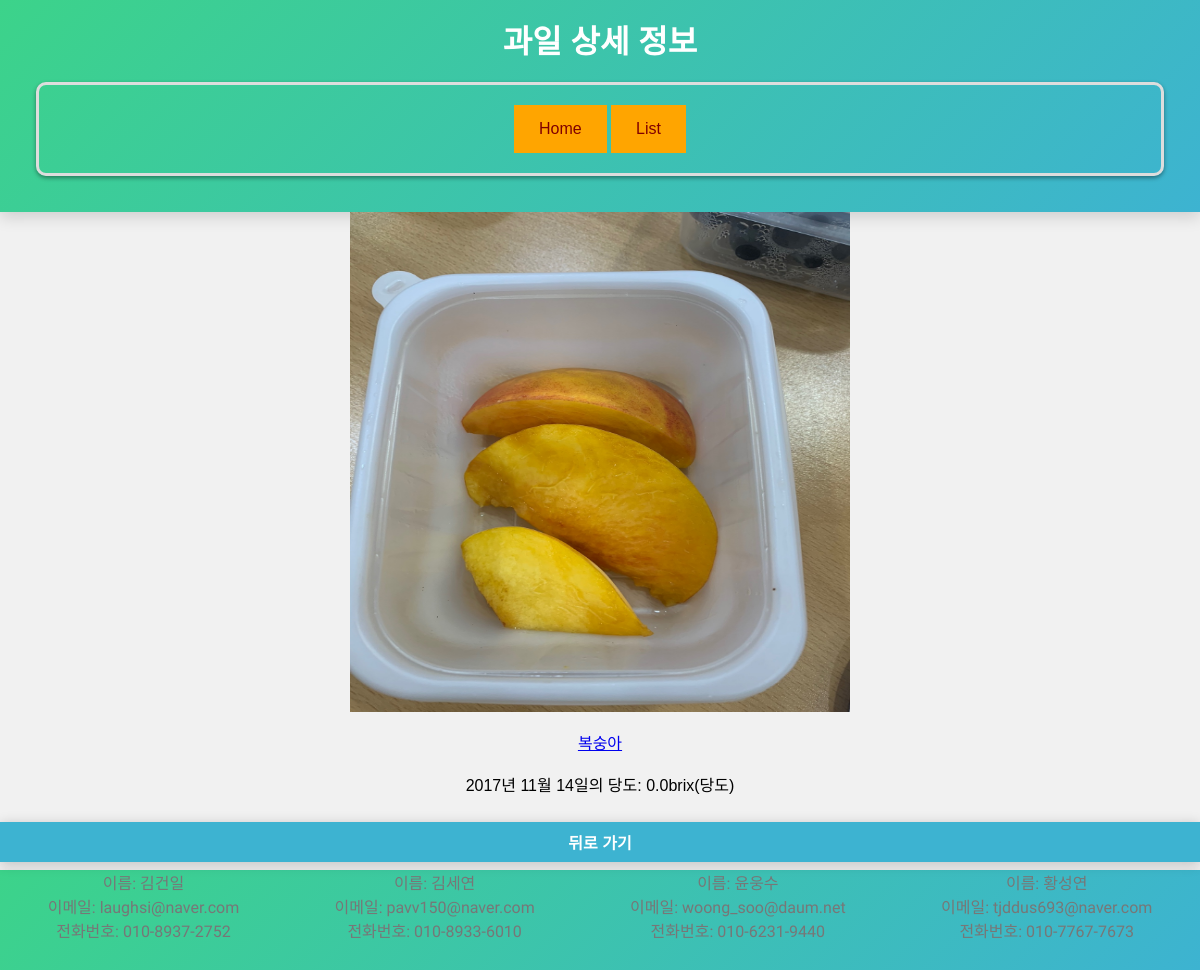
The page /fruit/detail2/16/ on the database its author committed.
### fruit/models.py (models this page shows)
class FruitTable(models.Model):
    user = models.ForeignKey(User, on_delete=models.CASCADE, null=True)
    year = models.IntegerField(null=True)
    month = models.IntegerField(null=True)
    day = models.IntegerField(null=True)
    img = models.ImageField(upload_to='images/', blank=True,null=True)

class FruitImg(models.Model):
    fruittable = models.ForeignKey(FruitTable, on_delete=models.CASCADE, null=True)
    fruitresult = models.CharField(max_length=100,null=True)
    fruitresult2 = models.IntegerField(null=True)

class FruitSugar(models.Model):
    sugar = models.FloatField(null=True)
    fruittable = models.ForeignKey(FruitTable, on_delete=models.CASCADE, null=True)

### fruit/views.py (the view)
# urls.py: path("detail2/<int:id>/", views.detail2, name="detail2"),
def detail2(request,id):
    result = FruitImg.objects.get(id=id)
    ymd = FruitTable.objects.get(id=id)
    img = FruitTable.objects.get(id=id).img
    sugar = FruitSugar.objects.get(id=id).sugar
    id = FruitTable.objects.values_list().last()[0]
    if sugar < 0:
        sugar = 0
    con = {
        'fruitresult':result,
        'ymd':ymd,
        'fruitimg':img,
        'sugar':sugar,
        'id':id,
    }
    return render(request,'fruit/detail2.html',con)

### fruit/templates/fruit/detail2.html (shortened to what this page needs)
<!DOCTYPE html>
<html lang="ko">
<head>
    <link rel="stylesheet" href="/fruit/styles.css">
</head>
<body>
    <header>
        <h1>과일 상세 정보</h1>
        <div class="container">
            <a href="{% url 'fruit:index'%}">Home</a>
            <a href="{% url 'fruit:fruitlist'%}">List</a>
        </div>
    </header>
    <img class='detailimg' src="/{{fruitimg}}" alt="img" width="500" height="500">
    <br>
    <p><a href="{% url 'fruit:food' id%}">{{fruitresult.fruitresult}}</a></p>
    <br>
    <p>{{ymd.year}}년 {{ymd.month}}월 {{ymd.day}}일의 당도: {{ sugar }}brix(당도)</p>
    <br>
    <input type="button" value="뒤로 가기" onclick="location.href='{% url 'fruit:fruitlist' %}'">
    <footer>
        <div>
            <span>이름: 김건일</span><br>
            <span>이메일: laughsi@naver.com</span><br>
            <span>전화번호: 010-8937-2752</span>
        </div>
        <div>
            <span>이름: 김세연</span><br>
            <span>이메일: pavv150@naver.com </span><br>
            <span>전화번호: 010-8933-6010</span>
        </div>
        <div>
            <span>이름: 윤웅수</span><br>
            <span>이메일: woong_soo@daum.net</span><br>
            <span>전화번호: 010-6231-9440</span>
        </div>
        <div>
            <span>이름: 황성연</span><br>
            <span>이메일: tjddus693@naver.com</span><br>
            <span>전화번호: 010-7767-7673</span>
        </div>
    </footer>
</body>
</html>

### fruit/styles.css (style rules this page uses)
* { margin: 0; padding: 0; box-sizing: border-box; }
body { font-family: 'Malgun Gothic', sans-serif; background-color: #f1f1f1; }
header { background-image: linear-gradient(135deg, #3cd38a 0%, #3db3d1 100%); color: white; text-align: center; padding: 1em; box-shadow: 0 5px 15px rgba(0, 0, 0, 0.15); }
div > a:link, a:visited { background-color: #FFA500; color: maroon; padding: 15px 25px; text-align: center; text-decoration: none; display: inline-block; }
p { text-align: center; }
.detailimg { display: block; margin: 0 auto; }
.container { margin: 20px; padding: 20px; border: 3px solid #ddd; border-radius: 10px; box-shadow: 0 2px 4px rgba(0, 0, 0, .4); text-align: center; }
input[type="text"], input[type="number"], input[type="file"], input[type="submit"], input[type="button"] { width: 100%; margin: 0.5em 0; padding: 0.5em; font-size: 1em; }
input[type="submit"], input[type="button"] { background-color: #3db3d1; color: white; border: none; cursor: pointer; font-weight: bold; box-shadow: 0 2px 12px rgba(0, 0, 0, 0.2); transition: all 0.15s ease-in-out; }
footer { display: flex; text-align: center; justify-content: space-around; width: 100%; height: 100px; background-image: linear-gradient(135deg, #3cd38a 0%, #3db3d1 100%); box-shadow: 0 5px 15px rgba(0, 0, 0, 0.15); }
footer span { color: #777; font-family: 'Dancing Script'; }

### rows shown on the page
FruitTable: img (picture), year "2017", month "11", day "14"
FruitImg: fruitresult "복숭아"
FruitSugar: sugar "0.0"
